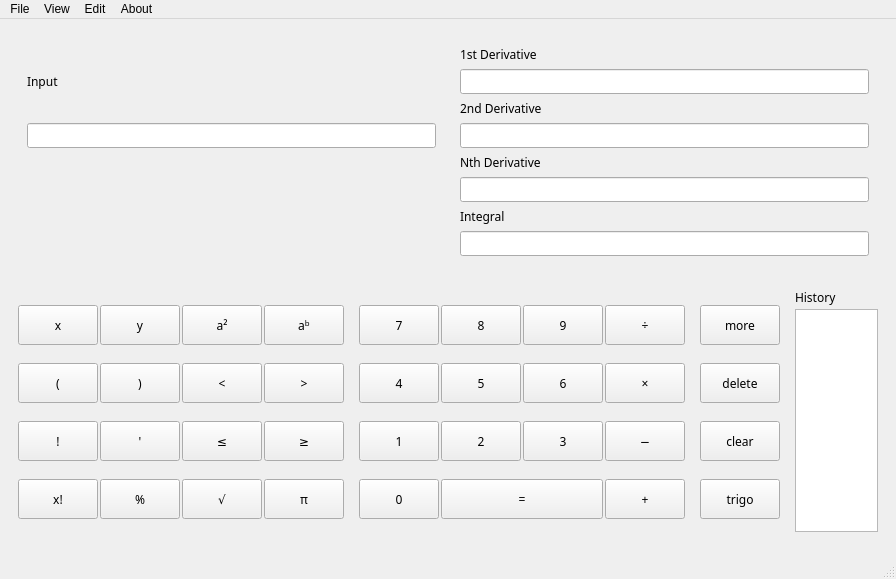
<?xml version="1.0" encoding="UTF-8"?>
<ui version="4.0">
 <class>MainWindow</class>
 <widget class="QMainWindow" name="MainWindow">
  <property name="geometry">
   <rect>
    <x>0</x>
    <y>0</y>
    <width>896</width>
    <height>579</height>
   </rect>
  </property>
  <property name="minimumSize">
   <size>
    <width>684</width>
    <height>523</height>
   </size>
  </property>
  <property name="maximumSize">
   <size>
    <width>896</width>
    <height>579</height>
   </size>
  </property>
  <property name="windowTitle">
   <string>MainWindow</string>
  </property>
  <widget class="QWidget" name="mainWidget">
   <property name="font">
    <font>
     <family>Poppins</family>
    </font>
   </property>
   <layout class="QGridLayout" name="gridLayout">
    <item row="0" column="0">
     <layout class="QVBoxLayout" name="verticalLayout">
      <item>
       <widget class="QWidget" name="widget" native="true">
        <layout class="QHBoxLayout" name="horizontalLayout_2">
         <item>
          <layout class="QHBoxLayout" name="horizontalLayout">
           <item>
            <widget class="QWidget" name="left_widget" native="true">
             <layout class="QVBoxLayout" name="verticalLayout_7">
              <item>
               <layout class="QVBoxLayout" name="verticalLayout_2">
                <item>
                 <widget class="QLabel" name="input_label">
                  <property name="text">
                   <string>Input</string>
                  </property>
                 </widget>
                </item>
                <item>
                 <widget class="QLineEdit" name="input_edit">
                  <property name="text">
                   <string/>
                  </property>
                 </widget>
                </item>
               </layout>
              </item>
              <item>
               <widget class="QWidget" name="graph_widget" native="true"/>
              </item>
             </layout>
            </widget>
           </item>
           <item>
            <widget class="QWidget" name="right_widget" native="true">
             <layout class="QVBoxLayout" name="verticalLayout_6">
              <item>
               <layout class="QVBoxLayout" name="verticalLayout_5">
                <item>
                 <widget class="QLabel" name="_1st_derivative_label">
                  <property name="maximumSize">
                   <size>
                    <width>432</width>
                    <height>17</height>
                   </size>
                  </property>
                  <property name="text">
                   <string>1st Derivative</string>
                  </property>
                 </widget>
                </item>
                <item>
                 <widget class="QLineEdit" name="_1st_derivative_edit"/>
                </item>
               </layout>
              </item>
              <item>
               <layout class="QVBoxLayout" name="verticalLayout_4">
                <item>
                 <widget class="QLabel" name="_2nd_derivative_label">
                  <property name="text">
                   <string>2nd Derivative</string>
                  </property>
                 </widget>
                </item>
                <item>
                 <widget class="QLineEdit" name="_2nd_derivative_edit"/>
                </item>
               </layout>
              </item>
              <item>
               <layout class="QVBoxLayout" name="verticalLayout_3">
                <item>
                 <widget class="QLabel" name="nth_derivative_label">
                  <property name="text">
                   <string>Nth Derivative</string>
                  </property>
                 </widget>
                </item>
                <item>
                 <widget class="QLineEdit" name="nth_derivative_edit"/>
                </item>
               </layout>
              </item>
              <item>
               <widget class="QLabel" name="integral_label">
                <property name="text">
                 <string>Integral</string>
                </property>
               </widget>
              </item>
              <item>
               <widget class="QLineEdit" name="integral_edit"/>
              </item>
             </layout>
            </widget>
           </item>
          </layout>
         </item>
        </layout>
       </widget>
      </item>
      <item>
       <widget class="QWidget" name="bottom_widget" native="true">
        <layout class="QHBoxLayout" name="horizontalLayout_3">
         <property name="spacing">
          <number>15</number>
         </property>
         <item>
          <layout class="QGridLayout" name="gridLayout_2">
           <property name="spacing">
            <number>2</number>
           </property>
           <item row="0" column="0" alignment="Qt::AlignmentFlag::AlignHCenter">
            <widget class="QPushButton" name="pushButton">
             <property name="minimumSize">
              <size>
               <width>0</width>
               <height>40</height>
              </size>
             </property>
             <property name="maximumSize">
              <size>
               <width>16777215</width>
               <height>16777215</height>
              </size>
             </property>
             <property name="text">
              <string>x</string>
             </property>
            </widget>
           </item>
           <item row="0" column="1">
            <widget class="QPushButton" name="pushButton_2">
             <property name="minimumSize">
              <size>
               <width>0</width>
               <height>40</height>
              </size>
             </property>
             <property name="maximumSize">
              <size>
               <width>16777215</width>
               <height>16777215</height>
              </size>
             </property>
             <property name="text">
              <string>y</string>
             </property>
            </widget>
           </item>
           <item row="0" column="2">
            <widget class="QPushButton" name="pushButton_3">
             <property name="minimumSize">
              <size>
               <width>0</width>
               <height>40</height>
              </size>
             </property>
             <property name="maximumSize">
              <size>
               <width>16777215</width>
               <height>16777215</height>
              </size>
             </property>
             <property name="text">
              <string>a²</string>
             </property>
            </widget>
           </item>
           <item row="0" column="3">
            <widget class="QPushButton" name="pushButton_4">
             <property name="minimumSize">
              <size>
               <width>0</width>
               <height>40</height>
              </size>
             </property>
             <property name="maximumSize">
              <size>
               <width>16777215</width>
               <height>16777215</height>
              </size>
             </property>
             <property name="text">
              <string>aᵇ</string>
             </property>
            </widget>
           </item>
           <item row="1" column="0">
            <widget class="QPushButton" name="pushButton_7">
             <property name="minimumSize">
              <size>
               <width>0</width>
               <height>40</height>
              </size>
             </property>
             <property name="maximumSize">
              <size>
               <width>16777215</width>
               <height>16777215</height>
              </size>
             </property>
             <property name="text">
              <string>(</string>
             </property>
            </widget>
           </item>
           <item row="1" column="1">
            <widget class="QPushButton" name="pushButton_6">
             <property name="minimumSize">
              <size>
               <width>0</width>
               <height>40</height>
              </size>
             </property>
             <property name="maximumSize">
              <size>
               <width>16777215</width>
               <height>16777215</height>
              </size>
             </property>
             <property name="text">
              <string>)</string>
             </property>
            </widget>
           </item>
           <item row="1" column="2">
            <widget class="QPushButton" name="pushButton_5">
             <property name="minimumSize">
              <size>
               <width>0</width>
               <height>40</height>
              </size>
             </property>
             <property name="maximumSize">
              <size>
               <width>16777215</width>
               <height>16777215</height>
              </size>
             </property>
             <property name="text">
              <string>&lt;</string>
             </property>
            </widget>
           </item>
           <item row="1" column="3">
            <widget class="QPushButton" name="pushButton_8">
             <property name="minimumSize">
              <size>
               <width>0</width>
               <height>40</height>
              </size>
             </property>
             <property name="maximumSize">
              <size>
               <width>16777215</width>
               <height>16777215</height>
              </size>
             </property>
             <property name="text">
              <string>&gt;</string>
             </property>
            </widget>
           </item>
           <item row="2" column="0">
            <widget class="QPushButton" name="pushButton_9">
             <property name="minimumSize">
              <size>
               <width>0</width>
               <height>40</height>
              </size>
             </property>
             <property name="maximumSize">
              <size>
               <width>16777215</width>
               <height>16777215</height>
              </size>
             </property>
             <property name="text">
              <string>!</string>
             </property>
            </widget>
           </item>
           <item row="2" column="1">
            <widget class="QPushButton" name="pushButton_12">
             <property name="minimumSize">
              <size>
               <width>0</width>
               <height>40</height>
              </size>
             </property>
             <property name="maximumSize">
              <size>
               <width>16777215</width>
               <height>16777215</height>
              </size>
             </property>
             <property name="text">
              <string>'</string>
             </property>
            </widget>
           </item>
           <item row="2" column="2">
            <widget class="QPushButton" name="pushButton_10">
             <property name="minimumSize">
              <size>
               <width>0</width>
               <height>40</height>
              </size>
             </property>
             <property name="maximumSize">
              <size>
               <width>16777215</width>
               <height>16777215</height>
              </size>
             </property>
             <property name="text">
              <string>≤</string>
             </property>
            </widget>
           </item>
           <item row="2" column="3">
            <widget class="QPushButton" name="pushButton_11">
             <property name="minimumSize">
              <size>
               <width>0</width>
               <height>40</height>
              </size>
             </property>
             <property name="maximumSize">
              <size>
               <width>16777215</width>
               <height>16777215</height>
              </size>
             </property>
             <property name="text">
              <string>≥</string>
             </property>
            </widget>
           </item>
           <item row="3" column="0">
            <widget class="QPushButton" name="pushButton_15">
             <property name="minimumSize">
              <size>
               <width>0</width>
               <height>40</height>
              </size>
             </property>
             <property name="maximumSize">
              <size>
               <width>16777215</width>
               <height>16777215</height>
              </size>
             </property>
             <property name="text">
              <string>x!</string>
             </property>
            </widget>
           </item>
           <item row="3" column="1">
            <widget class="QPushButton" name="pushButton_14">
             <property name="minimumSize">
              <size>
               <width>0</width>
               <height>40</height>
              </size>
             </property>
             <property name="maximumSize">
              <size>
               <width>16777215</width>
               <height>16777215</height>
              </size>
             </property>
             <property name="text">
              <string>%</string>
             </property>
            </widget>
           </item>
           <item row="3" column="2">
            <widget class="QPushButton" name="pushButton_16">
             <property name="minimumSize">
              <size>
               <width>0</width>
               <height>40</height>
              </size>
             </property>
             <property name="maximumSize">
              <size>
               <width>16777215</width>
               <height>16777215</height>
              </size>
             </property>
             <property name="text">
              <string>√</string>
             </property>
            </widget>
           </item>
           <item row="3" column="3">
            <widget class="QPushButton" name="pushButton_13">
             <property name="minimumSize">
              <size>
               <width>0</width>
               <height>40</height>
              </size>
             </property>
             <property name="maximumSize">
              <size>
               <width>16777215</width>
               <height>16777215</height>
              </size>
             </property>
             <property name="text">
              <string>π</string>
             </property>
            </widget>
           </item>
          </layout>
         </item>
         <item>
          <layout class="QGridLayout" name="gridLayout_3" rowstretch="0,0,0,0" columnstretch="0,0,0,0" columnminimumwidth="0,0,0,0">
           <property name="sizeConstraint">
            <enum>QLayout::SizeConstraint::SetDefaultConstraint</enum>
           </property>
           <property name="spacing">
            <number>2</number>
           </property>
           <item row="3" column="0">
            <widget class="QPushButton" name="pushButton_29">
             <property name="minimumSize">
              <size>
               <width>0</width>
               <height>40</height>
              </size>
             </property>
             <property name="maximumSize">
              <size>
               <width>16777215</width>
               <height>16777215</height>
              </size>
             </property>
             <property name="text">
              <string>0</string>
             </property>
            </widget>
           </item>
           <item row="0" column="2">
            <widget class="QPushButton" name="pushButton_19">
             <property name="minimumSize">
              <size>
               <width>0</width>
               <height>40</height>
              </size>
             </property>
             <property name="maximumSize">
              <size>
               <width>16777215</width>
               <height>16777215</height>
              </size>
             </property>
             <property name="text">
              <string>9</string>
             </property>
            </widget>
           </item>
           <item row="2" column="3">
            <widget class="QPushButton" name="pushButton_28">
             <property name="minimumSize">
              <size>
               <width>0</width>
               <height>40</height>
              </size>
             </property>
             <property name="maximumSize">
              <size>
               <width>16777215</width>
               <height>16777215</height>
              </size>
             </property>
             <property name="text">
              <string>−</string>
             </property>
            </widget>
           </item>
           <item row="0" column="0">
            <widget class="QPushButton" name="pushButton_17">
             <property name="minimumSize">
              <size>
               <width>0</width>
               <height>40</height>
              </size>
             </property>
             <property name="maximumSize">
              <size>
               <width>16777215</width>
               <height>16777215</height>
              </size>
             </property>
             <property name="text">
              <string>7</string>
             </property>
            </widget>
           </item>
           <item row="1" column="0">
            <widget class="QPushButton" name="pushButton_21">
             <property name="minimumSize">
              <size>
               <width>0</width>
               <height>40</height>
              </size>
             </property>
             <property name="maximumSize">
              <size>
               <width>16777215</width>
               <height>16777215</height>
              </size>
             </property>
             <property name="text">
              <string>4</string>
             </property>
            </widget>
           </item>
           <item row="2" column="0">
            <widget class="QPushButton" name="pushButton_25">
             <property name="minimumSize">
              <size>
               <width>0</width>
               <height>40</height>
              </size>
             </property>
             <property name="maximumSize">
              <size>
               <width>16777215</width>
               <height>16777215</height>
              </size>
             </property>
             <property name="text">
              <string>1</string>
             </property>
            </widget>
           </item>
           <item row="2" column="1">
            <widget class="QPushButton" name="pushButton_26">
             <property name="minimumSize">
              <size>
               <width>0</width>
               <height>40</height>
              </size>
             </property>
             <property name="maximumSize">
              <size>
               <width>16777215</width>
               <height>16777215</height>
              </size>
             </property>
             <property name="text">
              <string>2</string>
             </property>
            </widget>
           </item>
           <item row="0" column="3" alignment="Qt::AlignmentFlag::AlignHCenter">
            <widget class="QPushButton" name="pushButton_20">
             <property name="minimumSize">
              <size>
               <width>0</width>
               <height>40</height>
              </size>
             </property>
             <property name="maximumSize">
              <size>
               <width>16777215</width>
               <height>16777215</height>
              </size>
             </property>
             <property name="text">
              <string>÷</string>
             </property>
            </widget>
           </item>
           <item row="1" column="2">
            <widget class="QPushButton" name="pushButton_23">
             <property name="minimumSize">
              <size>
               <width>0</width>
               <height>40</height>
              </size>
             </property>
             <property name="maximumSize">
              <size>
               <width>16777215</width>
               <height>16777215</height>
              </size>
             </property>
             <property name="text">
              <string>6</string>
             </property>
            </widget>
           </item>
           <item row="1" column="1">
            <widget class="QPushButton" name="pushButton_22">
             <property name="minimumSize">
              <size>
               <width>0</width>
               <height>40</height>
              </size>
             </property>
             <property name="maximumSize">
              <size>
               <width>16777215</width>
               <height>16777215</height>
              </size>
             </property>
             <property name="text">
              <string>5</string>
             </property>
            </widget>
           </item>
           <item row="0" column="1">
            <widget class="QPushButton" name="pushButton_18">
             <property name="minimumSize">
              <size>
               <width>0</width>
               <height>40</height>
              </size>
             </property>
             <property name="maximumSize">
              <size>
               <width>16777215</width>
               <height>16777215</height>
              </size>
             </property>
             <property name="text">
              <string>8</string>
             </property>
            </widget>
           </item>
           <item row="1" column="3">
            <widget class="QPushButton" name="pushButton_24">
             <property name="minimumSize">
              <size>
               <width>0</width>
               <height>40</height>
              </size>
             </property>
             <property name="maximumSize">
              <size>
               <width>16777215</width>
               <height>16777215</height>
              </size>
             </property>
             <property name="text">
              <string>×</string>
             </property>
            </widget>
           </item>
           <item row="3" column="3">
            <widget class="QPushButton" name="pushButton_32">
             <property name="minimumSize">
              <size>
               <width>0</width>
               <height>40</height>
              </size>
             </property>
             <property name="maximumSize">
              <size>
               <width>16777215</width>
               <height>16777215</height>
              </size>
             </property>
             <property name="text">
              <string>+</string>
             </property>
            </widget>
           </item>
           <item row="2" column="2">
            <widget class="QPushButton" name="pushButton_27">
             <property name="minimumSize">
              <size>
               <width>0</width>
               <height>40</height>
              </size>
             </property>
             <property name="maximumSize">
              <size>
               <width>16777215</width>
               <height>16777215</height>
              </size>
             </property>
             <property name="text">
              <string>3</string>
             </property>
            </widget>
           </item>
           <item row="3" column="1" colspan="2">
            <widget class="QPushButton" name="pushButton_31">
             <property name="minimumSize">
              <size>
               <width>0</width>
               <height>40</height>
              </size>
             </property>
             <property name="maximumSize">
              <size>
               <width>16777215</width>
               <height>16777215</height>
              </size>
             </property>
             <property name="text">
              <string>=</string>
             </property>
            </widget>
           </item>
          </layout>
         </item>
         <item>
          <layout class="QVBoxLayout" name="verticalLayout_8">
           <property name="spacing">
            <number>2</number>
           </property>
           <item>
            <widget class="QPushButton" name="pushButton_33">
             <property name="minimumSize">
              <size>
               <width>0</width>
               <height>40</height>
              </size>
             </property>
             <property name="text">
              <string>more</string>
             </property>
            </widget>
           </item>
           <item>
            <widget class="QPushButton" name="pushButton_34">
             <property name="minimumSize">
              <size>
               <width>0</width>
               <height>40</height>
              </size>
             </property>
             <property name="text">
              <string>delete</string>
             </property>
            </widget>
           </item>
           <item>
            <widget class="QPushButton" name="pushButton_35">
             <property name="minimumSize">
              <size>
               <width>0</width>
               <height>40</height>
              </size>
             </property>
             <property name="text">
              <string>clear</string>
             </property>
            </widget>
           </item>
           <item>
            <widget class="QPushButton" name="pushButton_36">
             <property name="minimumSize">
              <size>
               <width>0</width>
               <height>40</height>
              </size>
             </property>
             <property name="text">
              <string>trigo</string>
             </property>
            </widget>
           </item>
          </layout>
         </item>
         <item>
          <layout class="QVBoxLayout" name="verticalLayout_9">
           <property name="spacing">
            <number>3</number>
           </property>
           <property name="bottomMargin">
            <number>7</number>
           </property>
           <item>
            <widget class="QLabel" name="label_6">
             <property name="text">
              <string>History</string>
             </property>
            </widget>
           </item>
           <item>
            <widget class="QListWidget" name="listWidget"/>
           </item>
          </layout>
         </item>
        </layout>
       </widget>
      </item>
     </layout>
    </item>
   </layout>
  </widget>
  <widget class="QMenuBar" name="menuBar">
   <property name="geometry">
    <rect>
     <x>0</x>
     <y>0</y>
     <width>896</width>
     <height>33</height>
    </rect>
   </property>
   <widget class="QMenu" name="menuFile">
    <property name="title">
     <string>File</string>
    </property>
    <addaction name="actionNew"/>
    <addaction name="actionOpen"/>
    <addaction name="actionSave"/>
    <addaction name="actionExit"/>
   </widget>
   <widget class="QMenu" name="menuEdit">
    <property name="title">
     <string>View</string>
    </property>
    <addaction name="actionZoom_In"/>
    <addaction name="actionZoom_Out"/>
    <addaction name="actionReset"/>
    <addaction name="actionTheme"/>
    <addaction name="actionShow_Hide"/>
   </widget>
   <widget class="QMenu" name="menuEdit_2">
    <property name="title">
     <string>Edit</string>
    </property>
    <addaction name="actionUndo"/>
    <addaction name="actionRedo"/>
    <addaction name="actionClear"/>
   </widget>
   <widget class="QMenu" name="menuAbout">
    <property name="title">
     <string>About</string>
    </property>
    <addaction name="actionGithub_Link"/>
   </widget>
   <addaction name="menuFile"/>
   <addaction name="menuEdit"/>
   <addaction name="menuEdit_2"/>
   <addaction name="menuAbout"/>
  </widget>
  <widget class="QStatusBar" name="statusBar"/>
  <action name="actionNew">
   <property name="text">
    <string>New</string>
   </property>
  </action>
  <action name="actionOpen">
   <property name="text">
    <string>Open</string>
   </property>
  </action>
  <action name="actionSave">
   <property name="text">
    <string>Save</string>
   </property>
  </action>
  <action name="actionExit">
   <property name="text">
    <string>Exit</string>
   </property>
  </action>
  <action name="actionZoom_In">
   <property name="text">
    <string>Zoom In</string>
   </property>
  </action>
  <action name="actionZoom_Out">
   <property name="text">
    <string>Zoom Out</string>
   </property>
  </action>
  <action name="actionReset">
   <property name="text">
    <string>Reset </string>
   </property>
  </action>
  <action name="actionTheme">
   <property name="text">
    <string>Dark Mode</string>
   </property>
  </action>
  <action name="actionShow_Hide">
   <property name="text">
    <string>Show/Hide</string>
   </property>
  </action>
  <action name="actionUndo">
   <property name="text">
    <string>Undo</string>
   </property>
  </action>
  <action name="actionRedo">
   <property name="text">
    <string>Redo</string>
   </property>
  </action>
  <action name="actionClear">
   <property name="text">
    <string>Clear</string>
   </property>
  </action>
  <action name="actionGithub_Link">
   <property name="text">
    <string>Github Link</string>
   </property>
  </action>
 </widget>
 <resources/>
 <connections/>
</ui>
